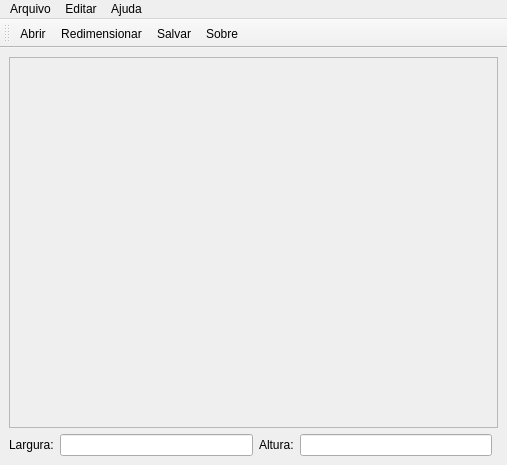
<?xml version="1.0" encoding="UTF-8"?>
<ui version="4.0">
 <class>MainWindow</class>
 <widget class="QMainWindow" name="MainWindow">
  <property name="geometry">
   <rect>
    <x>0</x>
    <y>0</y>
    <width>507</width>
    <height>465</height>
   </rect>
  </property>
  <property name="windowTitle">
   <string>Redimensionar Imagem</string>
  </property>
  <property name="windowIcon">
   <iconset>
    <normalon>icones/icone.ico</normalon>
   </iconset>
  </property>
  <widget class="QWidget" name="centralwidget">
   <layout class="QGridLayout" name="gridLayout">
    <item row="1" column="0">
     <widget class="QLabel" name="labelLargura">
      <property name="text">
       <string>Largura:</string>
      </property>
     </widget>
    </item>
    <item row="1" column="3">
     <widget class="QLineEdit" name="inputAlturaImagem"/>
    </item>
    <item row="1" column="2">
     <widget class="QLabel" name="labelAltura">
      <property name="text">
       <string>Altura:</string>
      </property>
     </widget>
    </item>
    <item row="1" column="1">
     <widget class="QLineEdit" name="inputLarguraImagem"/>
    </item>
    <item row="0" column="0" colspan="5">
     <widget class="QScrollArea" name="scrollArea">
      <property name="widgetResizable">
       <bool>true</bool>
      </property>
      <widget class="QWidget" name="scrollAreaWidgetContents">
       <property name="geometry">
        <rect>
         <x>0</x>
         <y>0</y>
         <width>487</width>
         <height>364</height>
        </rect>
       </property>
       <layout class="QGridLayout" name="gridLayout_2">
        <item row="0" column="0">
         <widget class="QLabel" name="labelImg">
          <property name="text">
           <string/>
          </property>
         </widget>
        </item>
       </layout>
      </widget>
     </widget>
    </item>
   </layout>
  </widget>
  <widget class="QMenuBar" name="menubar">
   <property name="geometry">
    <rect>
     <x>0</x>
     <y>0</y>
     <width>507</width>
     <height>21</height>
    </rect>
   </property>
   <widget class="QMenu" name="menuArquivo">
    <property name="title">
     <string>Arquivo</string>
    </property>
    <addaction name="abrirArquivo"/>
    <addaction name="salvarArquivo"/>
   </widget>
   <widget class="QMenu" name="menuEditar">
    <property name="title">
     <string>Editar</string>
    </property>
    <addaction name="redimensionarImagem"/>
   </widget>
   <widget class="QMenu" name="menuAjuda">
    <property name="title">
     <string>Ajuda</string>
    </property>
    <addaction name="sobreProjeto"/>
   </widget>
   <addaction name="menuArquivo"/>
   <addaction name="menuEditar"/>
   <addaction name="menuAjuda"/>
  </widget>
  <widget class="QToolBar" name="toolBar">
   <property name="windowTitle">
    <string>toolBar</string>
   </property>
   <attribute name="toolBarArea">
    <enum>TopToolBarArea</enum>
   </attribute>
   <attribute name="toolBarBreak">
    <bool>false</bool>
   </attribute>
   <addaction name="abrirArquivo"/>
   <addaction name="redimensionarImagem"/>
   <addaction name="salvarArquivo"/>
   <addaction name="sobreProjeto"/>
  </widget>
  <action name="abrirArquivo">
   <property name="icon">
    <iconset>
     <normalon>icones/abrir.svg</normalon>
    </iconset>
   </property>
   <property name="text">
    <string>Abrir</string>
   </property>
   <property name="shortcut">
    <string>Ctrl+O</string>
   </property>
   <property name="iconVisibleInMenu">
    <bool>true</bool>
   </property>
  </action>
  <action name="salvarArquivo">
   <property name="icon">
    <iconset>
     <normalon>icones/salvar.svg</normalon>
    </iconset>
   </property>
   <property name="text">
    <string>Salvar</string>
   </property>
   <property name="shortcut">
    <string>Ctrl+S</string>
   </property>
  </action>
  <action name="redimensionarImagem">
   <property name="icon">
    <iconset>
     <normalon>icones/redimensionar.svg</normalon>
    </iconset>
   </property>
   <property name="text">
    <string>Redimensionar</string>
   </property>
   <property name="shortcut">
    <string>Ctrl+R</string>
   </property>
  </action>
  <action name="sobreProjeto">
   <property name="icon">
    <iconset>
     <normalon>icones/sobre.svg</normalon>
    </iconset>
   </property>
   <property name="text">
    <string>Sobre</string>
   </property>
   <property name="shortcut">
    <string>Ctrl+I</string>
   </property>
  </action>
 </widget>
 <resources/>
 <connections/>
</ui>
